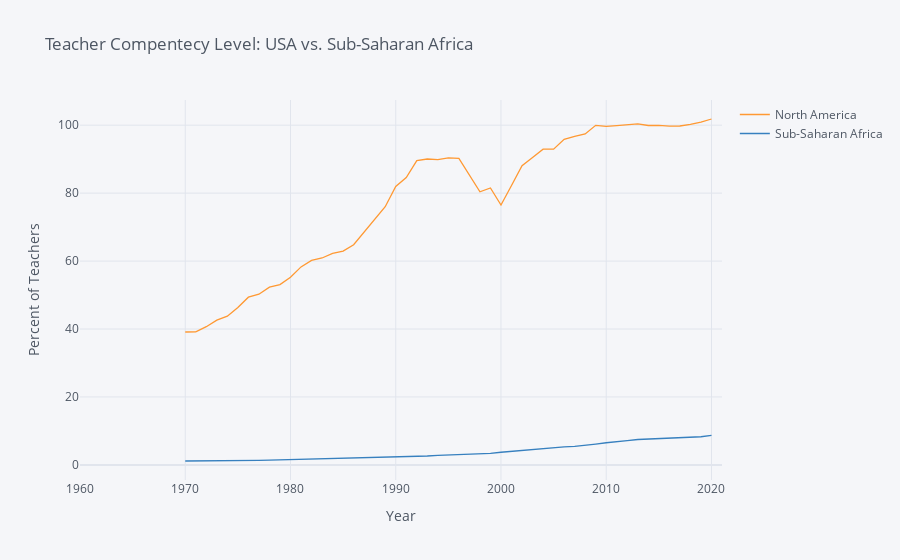

The code cell stored with this chart in its notebook:
### Markdown cell above
#### Teacher Compentecy Level Graph

### Code cell
def fix_date_index(df):
    idx_vars = df.index.names
    new = df.reset_index()
    new.date = new.date.astype(int)
    return new.set_index(idx_vars)

from plotly.offline import init_notebook_mode, iplot
import numpy as np
from scipy.optimize import newton

init_notebook_mode(connected=True)

vars = {"SE.TER.ENRR.FE":"Population, total"}


use=["NAC", "SSF"]

population = fix_date_index(wbdata.get_dataframe(vars,country=use)).squeeze().unstack('country','region')


population.iplot(xTitle="Year",yTitle="Percent of Teachers",
              title="Teacher Compentecy Level: USA vs. Sub-Saharan Africa")

### Figure 1 — Plotly figure (JSON) as saved in the notebook; plotly's stock layout.template omitted (floating-point values rounded to 4 significant figures)
{"data": [{"line": {"color": "rgba(255, 153, 51, 1.0)", "dash": "solid", "shape": "linear", "width": 1.3}, "mode": "lines", "name": "North America", "text": "", "type": "scatter", "x": [1960, 1961, 1962, 1963, 1964, 1965, 1966, 1967, 1968, 1969, 1970, 1971, 1972, 1973, 1974, 1975, 1976, 1977, 1978, 1979, 1980, 1981, 1982, 1983, 1984, 1985, 1986, 1987, 1988, 1989, 1990, 1991, 1992, 1993, 1994, 1995, 1996, 1997, 1998, 1999, 2000, 2001, 2002, 2003, 2004, 2005, 2006, 2007, 2008, 2009, 2010, 2011, 2012, 2013, 2014, 2015, 2016, 2017, 2018, 2019, 2020, 2021], "y": ["", "", "", "", "", "", "", "", "", "", 39.12, 39.16, 40.69, 42.62, 43.77, 46.33, 49.37, 50.24, 52.32, 53.06, 55.26, 58.29, 60.22, 60.91, 62.28, 62.93, 64.82, 68.44, 72.26, 75.99, 81.98, 84.59, 89.55, 90.05, 89.84, 90.4, 90.22, 85.35, 80.39, 81.51, 76.5, 82.23, 88.06, 90.52, 92.92, 92.94, 95.83, 96.69, 97.42, 99.96, 99.67, 99.88, 100.1, 100.4, 99.91, 99.93, 99.7, 99.76, 100.2, 100.9, 101.8, ""]}, {"line": {"color": "rgba(55, 128, 191, 1.0)", "dash": "solid", "shape": "linear", "width": 1.3}, "mode": "lines", "name": "Sub-Saharan Africa", "text": "", "type": "scatter", "x": [1960, 1961, 1962, 1963, 1964, 1965, 1966, 1967, 1968, 1969, 1970, 1971, 1972, 1973, 1974, 1975, 1976, 1977, 1978, 1979, 1980, 1981, 1982, 1983, 1984, 1985, 1986, 1987, 1988, 1989, 1990, 1991, 1992, 1993, 1994, 1995, 1996, 1997, 1998, 1999, 2000, 2001, 2002, 2003, 2004, 2005, 2006, 2007, 2008, 2009, 2010, 2011, 2012, 2013, 2014, 2015, 2016, 2017, 2018, 2019, 2020, 2021], "y": ["", "", "", "", "", "", "", "", "", "", 1.157, 1.156, 1.162, 1.172, 1.216, 1.248, 1.284, 1.336, 1.394, 1.473, 1.54, 1.623, 1.709, 1.754, 1.811, 1.889, 1.961, 2.028, 2.081, 2.174, 2.202, 2.322, 2.446, 2.623, 2.838, 2.944, 3.063, 3.17, 3.291, 3.422, 3.734, 4.019, 4.325, 4.58, 4.819, 5.094, 5.309, 5.477, 5.742, 6.136, 6.524, 6.736, 7.142, 7.479, 7.591, 7.768, 7.864, 8.027, 8.205, 8.298, 8.713, ""]}], "layout": {"legend": {"bgcolor": "#F5F6F9", "font": {"color": "#4D5663"}}, "paper_bgcolor": "#F5F6F9", "plot_bgcolor": "#F5F6F9", "title": {"font": {"color": "#4D5663"}, "text": "Teacher Compentecy Level: USA vs. Sub-Saharan Africa"}, "xaxis": {"gridcolor": "#E1E5ED", "showgrid": true, "tickfont": {"color": "#4D5663"}, "title": {"font": {"color": "#4D5663"}, "text": "Year"}, "zerolinecolor": "#E1E5ED"}, "yaxis": {"gridcolor": "#E1E5ED", "showgrid": true, "tickfont": {"color": "#4D5663"}, "title": {"font": {"color": "#4D5663"}, "text": "Percent of Teachers"}, "zerolinecolor": "#E1E5ED"}}}
